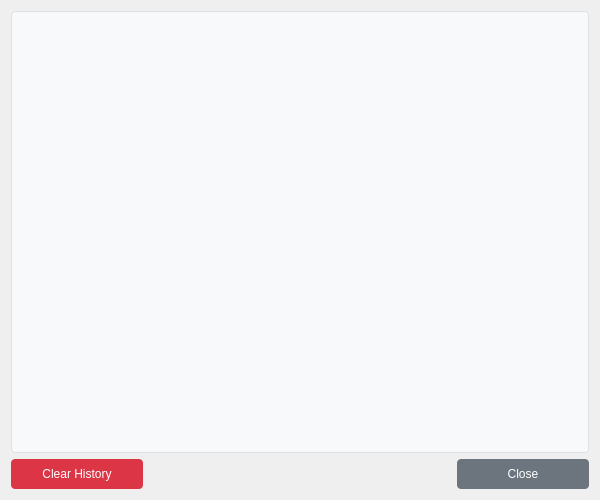
<?xml version="1.0" encoding="UTF-8"?>
<ui version="4.0">
 <class>HistoryDialog</class>
 <widget class="QDialog" name="HistoryDialog">
  <property name="geometry">
   <rect>
    <x>0</x>
    <y>0</y>
    <width>600</width>
    <height>500</height>
   </rect>
  </property>
  <property name="windowTitle">
   <string>Vaccine History Log</string>
  </property>
  <layout class="QVBoxLayout" name="verticalLayout">
   <item>
    <widget class="QListView" name="listView">
     <property name="styleSheet">
      <string notr="true">QListView {
    font-family: Consolas, monospace;
    font-size: 11pt;
    background-color: #f8f9fa;
    border: 1px solid #dee2e6;
    border-radius: 4px;
    padding: 5px;
}
QListView::item {
    padding: 5px;
    border-bottom: 1px solid #dee2e6;
}
QListView::item:hover {
    background-color: #e9ecef;
}</string>
     </property>
    </widget>
   </item>
   <item>
    <layout class="QHBoxLayout" name="horizontalLayout">
     <item>
      <widget class="QPushButton" name="btnClear">
       <property name="text">
        <string>Clear History</string>
       </property>
       <property name="styleSheet">
        <string notr="true">QPushButton {
    background-color: #dc3545;
    color: white;
    padding: 8px 16px;
    border-radius: 4px;
    min-width: 100px;
}
QPushButton:hover {
    background-color: #c82333;
}</string>
       </property>
      </widget>
     </item>
     <item>
      <spacer name="horizontalSpacer">
       <property name="orientation">
        <enum>Qt::Horizontal</enum>
       </property>
       <property name="sizeHint" stdset="0">
        <size>
         <width>40</width>
         <height>20</height>
        </size>
       </property>
      </spacer>
     </item>
     <item>
      <widget class="QPushButton" name="btnClose">
       <property name="text">
        <string>Close</string>
       </property>
       <property name="styleSheet">
        <string notr="true">QPushButton {
    background-color: #6c757d;
    color: white;
    padding: 8px 16px;
    border-radius: 4px;
    min-width: 100px;
}
QPushButton:hover {
    background-color: #5a6268;
}</string>
       </property>
      </widget>
     </item>
    </layout>
   </item>
  </layout>
 </widget>
 <resources/>
 <connections>
  <connection>
   <sender>btnClose</sender>
   <signal>clicked()</signal>
   <receiver>HistoryDialog</receiver>
   <slot>accept()</slot>
   <hints>
    <hint type="sourcelabel">
     <x>248</x>
     <y>244</y>
    </hint>
    <hint type="destinationlabel">
     <x>157</x>
     <y>177</y>
    </hint>
   </hints>
  </connection>
 </connections>
</ui>
